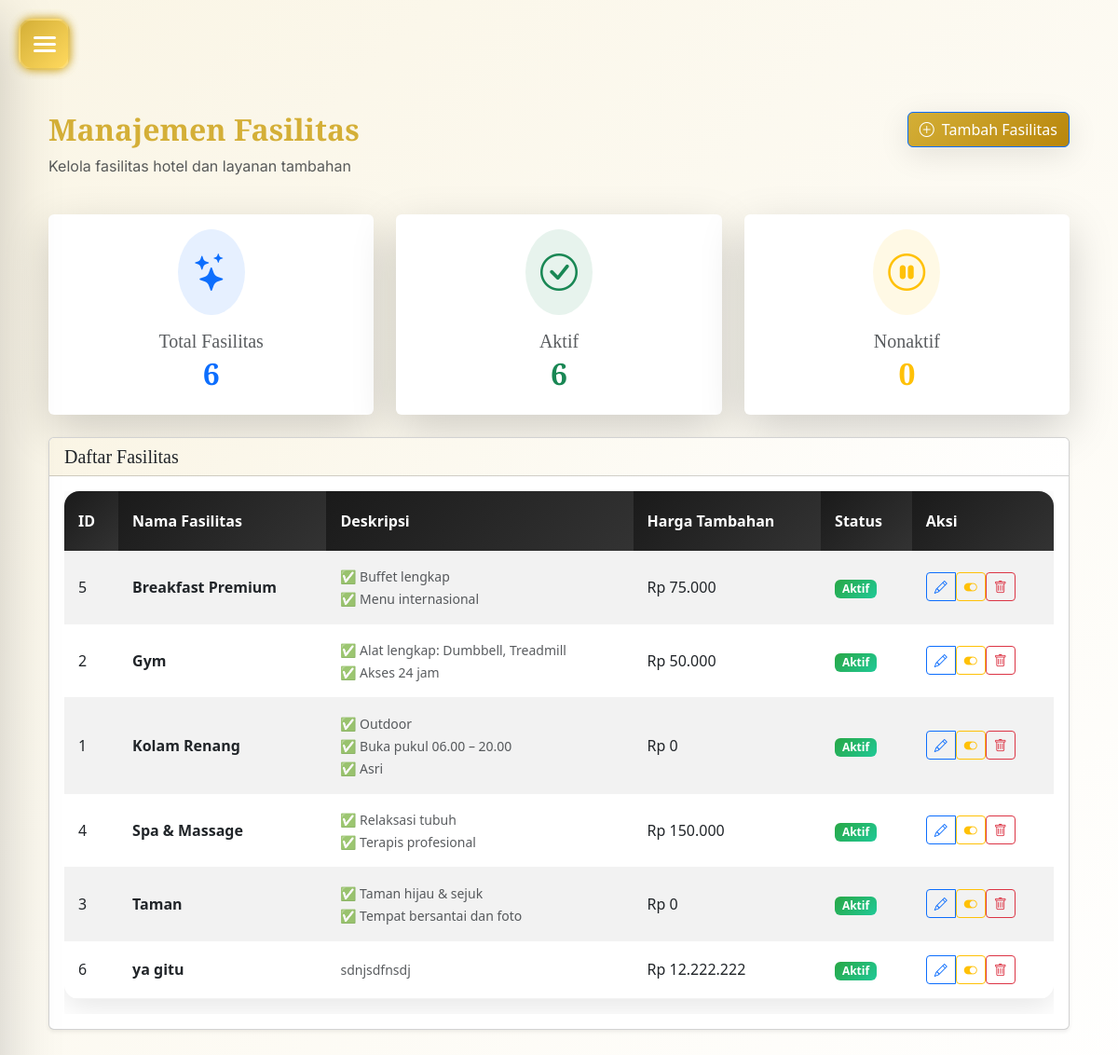
Page /admin/fasilitas.php (signed in) on the committed database.
### tables this page shows
CREATE TABLE `fasilitas` (
  `id` int(11) NOT NULL,
  `nama_fasilitas` varchar(100) DEFAULT NULL,
  `deskripsi` text DEFAULT NULL,
  `harga_tambahan` decimal(10,2) DEFAULT 0.00,
  `status` enum('aktif','nonaktif') DEFAULT 'aktif'
);

### admin/fasilitas.php (the view, shortened to what this page needs)
<?php
require '../config/koneksi.php';
$query = "SELECT * FROM fasilitas ORDER BY nama_fasilitas";
$result = mysqli_query($conn, $query);
$fasilitas = [];
while ($row = mysqli_fetch_assoc($result)) {
    $fasilitas[] = $row;
}
$total_fasilitas = count($fasilitas);
$aktif = count(array_filter($fasilitas, function($f) { return $f['status'] == 'aktif'; }));
$nonaktif = $total_fasilitas - $aktif;
?>
<!DOCTYPE html>
<html lang="id">
<head>
    <link rel="stylesheet" href="../assets/style.css">
    <link href="https://cdn.jsdelivr.net/npm/bootstrap@5.3.0/dist/css/bootstrap.min.css" rel="stylesheet">
    <link href="https://cdn.jsdelivr.net/npm/bootstrap-icons@1.10.5/font/bootstrap-icons.css" rel="stylesheet">
</head>
<body>
    <?php require('sidebar.php'); ?>
<button class="hamburger-btn">
    <div class="hamburger-icon">
    </div>
</button>
<div class="main-content">
    <div class="container-fluid">
        <div class="row mb-4">
            <div class="col">
                <h2 class="fw-bold text-gold mb-2 fade-in-up">Manajemen Fasilitas</h2>
                <p class="text-muted fade-in-up">Kelola fasilitas hotel dan layanan tambahan</p>
            </div>
            <div class="col-auto">
                <button class="btn btn-primary fade-in-up" data-bs-toggle="modal" data-bs-target="#addModal">
                    <i class="bi bi-plus-circle me-2"></i>Tambah Fasilitas
                </button>
            </div>
        </div>
        <div class="row mb-4 g-4">
            <div class="col-md-4">
                <div class="card shadow-lg border-0 fade-in-up">
                    <div class="card-body text-center">
                        <div class="d-flex align-items-center justify-content-center mb-3">
                            <div class="rounded-circle bg-primary bg-opacity-10 p-3">
                                <i class="bi bi-stars fs-1 text-primary"></i>
                            </div>
                        </div>
                        <h5 class="text-muted mb-1">Total Fasilitas</h5>
                        <h2 class="fw-bold text-primary"><?= $total_fasilitas ?></h2>
                    </div>
                </div>
            </div>
            <div class="col-md-4">
                <div class="card shadow-lg border-0 fade-in-up">
                    <div class="card-body text-center">
                        <div class="d-flex align-items-center justify-content-center mb-3">
                            <div class="rounded-circle bg-success bg-opacity-10 p-3">
                                <i class="bi bi-check-circle fs-1 text-success"></i>
                            </div>
                        </div>
                        <h5 class="text-muted mb-1">Aktif</h5>
                        <h2 class="fw-bold text-success"><?= $aktif ?></h2>
                    </div>
                </div>
            </div>
            <div class="col-md-4">
                <div class="card shadow-lg border-0 fade-in-up">
                    <div class="card-body text-center">
                        <div class="d-flex align-items-center justify-content-center mb-3">
                            <div class="rounded-circle bg-warning bg-opacity-10 p-3">
                                <i class="bi bi-pause-circle fs-1 text-warning"></i>
                            </div>
                        </div>
                        <h5 class="text-muted mb-1">Nonaktif</h5>
                        <h2 class="fw-bold text-warning"><?= $nonaktif ?></h2>
                    </div>
                </div>
            </div>
        </div>
        <div class="card shadow-sm">
            <div class="card-header">
                <h5 class="mb-0">Daftar Fasilitas</h5>
            </div>
            <div class="card-body">
                <div class="table-responsive">
                    <table class="table table-striped">
                        <thead>
                            <tr>
                                <th>ID</th>
                                <th>Nama Fasilitas</th>
                                <th>Deskripsi</th>
                                <th>Harga Tambahan</th>
                                <th>Status</th>
                                <th>Aksi</th>
                            </tr>
                        </thead>
                        <tbody>
                            <?php foreach ($fasilitas as $f): ?>
                            <tr>
                                <td><?= $f['id'] ?></td>
                                <td>
                                    <strong><?= htmlspecialchars($f['nama_fasilitas']) ?></strong>
                                </td>
                                <td>
                                    <small class="text-muted"><?= nl2br(htmlspecialchars($f['deskripsi'])) ?></small>
                                </td>
                                <td>Rp <?= number_format($f['harga_tambahan'], 0, ',', '.') ?></td>
                                <td>
                                    <span class="badge <?= $f['status'] == 'aktif' ? 'bg-success' : 'bg-secondary' ?>">
                                        <?= ucfirst($f['status']) ?>
                                    </span>
                                </td>
                                <td>
                                    <div class="btn-group" role="group">
                                        <button class="btn btn-sm btn-outline-primary" onclick="editFasilitas(<?= htmlspecialchars(json_encode($f)) ?>)">
                                            <i class="bi bi-pencil"></i>
                                        </button>
                                        <form method="POST" style="display: inline;" onsubmit="return confirm('Yakin ingin mengubah status?')">
                                            <button type="submit" class="btn btn-sm btn-outline-warning">
                                                <i class="bi bi-toggle-<?= $f['status'] == 'aktif' ? 'on' : 'off' ?>"></i>
                                            </button>
                                        </form>
                                        <form method="POST" style="display: inline;" onsubmit="return confirm('Yakin ingin menghapus fasilitas ini?')">
                                            <button type="submit" class="btn btn-sm btn-outline-danger">
                                                <i class="bi bi-trash"></i>
                                            </button>
                                        </form>
                                    </div>
                                </td>
                            </tr>
                            <?php endforeach; ?>
                        </tbody>
                    </table>
                </div>
            </div>
        </div>
</div>
</body>
</html>

### assets/style.css (style rules this page uses)
:root { --primary-gold: #d4af37; --primary-dark: #1a1a1a; --primary-green: #2c5530; --accent-cream: #faf5e5; --text-dark: #2c2c2c; --text-light: #666666; --glass-bg: rgba(255, 255, 255, 0.1); --glass-border: rgba(255, 255, 255, 0.2); --shadow-soft: 0 8px 32px rgba(0, 0, 0, 0.1); --shadow-medium: 0 12px 48px rgba(0, 0, 0, 0.15); --shadow-strong: 0 20px 64px rgba(0, 0, 0, 0.2); --transition-smooth: all 0.4s cubic-bezier(0.4, 0, 0.2, 1); --transition-fast: all 0.2s ease; --border-radius: 16px; --border-radius-lg: 24px; }
* { margin: 0; padding: 0; box-sizing: border-box; }
html { scroll-behavior: smooth; }
body { font-family: "Inter", sans-serif; background: linear-gradient(135deg, var(--accent-cream) 0%, #ffffff 100%); color: var(--text-dark); line-height: 1.6; overflow-x: hidden; }
h1, h2, h3, h4, h5, h6 { font-family: "Playfair Display", serif; font-weight: 600; color: var(--primary-dark); margin-bottom: 1rem; }
h2 { font-size: 2.8rem; line-height: 1.3; }
h5 { font-size: 1.4rem; line-height: 1.5; }
p { font-family: "Inter", sans-serif; color: var(--text-light); margin-bottom: 1rem; }
.hamburger-btn { position: fixed; top: 30px; left: 30px; width: 60px; height: 60px; background: linear-gradient(135deg, var(--primary-gold), #b8860b); border: none; border-radius: 50%; cursor: pointer; z-index: 1001; display: flex; align-items: center; justify-content: center; box-shadow: var(--shadow-medium); transition: var(--transition-smooth); backdrop-filter: blur(10px); }
.hamburger-icon { width: 24px; height: 18px; position: relative; transform: rotate(0deg); transition: var(--transition-smooth); }
.main-content { margin-left: 0; min-height: 100vh; padding: 120px 40px 40px; transition: var(--transition-smooth); }
.btn { border-radius: 12px; padding: 15px 30px; font-weight: 600; font-size: 1rem; transition: var(--transition-fast); border: none; cursor: pointer; }
.btn-primary { background: linear-gradient(135deg, var(--primary-gold), #b8860b); color: white; box-shadow: var(--shadow-soft); }
.card { border: none; border-radius: var(--border-radius); box-shadow: var(--shadow-soft); transition: var(--transition-smooth); background: white; overflow: hidden; }
.card-header { background: linear-gradient(135deg, var(--accent-cream), white); border-bottom: 1px solid rgba(0, 0, 0, 0.1); padding: 20px; }
.card-body { padding: 25px; }
.table { background: white; border-radius: var(--border-radius); overflow: hidden; box-shadow: var(--shadow-soft); }
.table thead th { background: linear-gradient(135deg, var(--primary-dark), #333); color: white; border: none; padding: 20px 15px; font-weight: 600; }
.table tbody td { padding: 15px; border-bottom: 1px solid rgba(0, 0, 0, 0.05); vertical-align: middle; }
.badge { padding: 8px 16px; border-radius: 20px; font-weight: 500; font-size: 0.85rem; }
.badge.bg-success { background: linear-gradient(135deg, #28a745, #20c997) !important; }
.text-gold { color: var(--primary-gold); }
.fade-in-up { animation: fadeInUp 0.6s ease-out; }

### assets/css/hamburger-user.css (style rules this page uses)
:root { --bg-primary: #1c1c28; --bg-secondary: #181823; --card-bg: #23232e; --card-bg-lighter: #26263a; --primary-accent: #d4af37; --primary-accent-hover: #ffd95e; --secondary-accent-soft-purple: #9e8cfc; --secondary-accent-sky-blue: #6fc1ff; --text-primary: #ffffff; --text-secondary: #a0a0b0; --text-muted: #c0c0c0; --success-color: #4cd964; --danger-color: #ff5c5c; --border-accent: #2e2e40; --border-table: #2e2e40; }
.hamburger-btn { position: fixed; top: 20px; left: 20px; z-index: 9999; width: 55px; height: 55px; background: linear-gradient( 135deg, var(--primary-accent) 0%, var(--primary-accent-hover) 100% ); border: none; border-radius: 15px; cursor: pointer; display: flex; align-items: center; justify-content: center; box-shadow: 0 4px 15px rgba(244, 196, 48, 0.3); transition: all 0.3s ease; overflow: hidden; backdrop-filter: blur(8px); border: 2px solid rgba(255, 255, 255, 0.15); }
.main-content { transition: filter 0.3s ease; }
.hamburger-btn { box-shadow: 0 0 10px rgba(212, 175, 55, 0.8) !important; }

### rows in the picture
fasilitas: id "5", nama_fasilitas "Breakfast Premium", deskripsi "✅ Buffet lengkap ✅ Menu internasional", harga_tambahan "75.000", status "Aktif"
fasilitas: id "2", nama_fasilitas "Gym", deskripsi "✅ Alat lengkap: Dumbbell, Treadmill ✅ Akses 24 jam", harga_tambahan "50.000", status "Aktif"
fasilitas: id "1", nama_fasilitas "Kolam Renang", deskripsi "✅ Outdoor ✅ Buka pukul 06.00 – 20.00 ✅ Asri", harga_tambahan "0", status "Aktif"
fasilitas: id "4", nama_fasilitas "Spa & Massage", deskripsi "✅ Relaksasi tubuh ✅ Terapis profesional", harga_tambahan "150.000", status "Aktif"
fasilitas: id "3", nama_fasilitas "Taman", deskripsi "✅ Taman hijau & sejuk ✅ Tempat bersantai dan foto", harga_tambahan "0", status "Aktif"
fasilitas: id "6", nama_fasilitas "ya gitu", deskripsi "sdnjsdfnsdj", harga_tambahan "12.222.222", status "Aktif"

### other values in the picture
$total_fasilitas "6"
$aktif "6"
$nonaktif "0"
